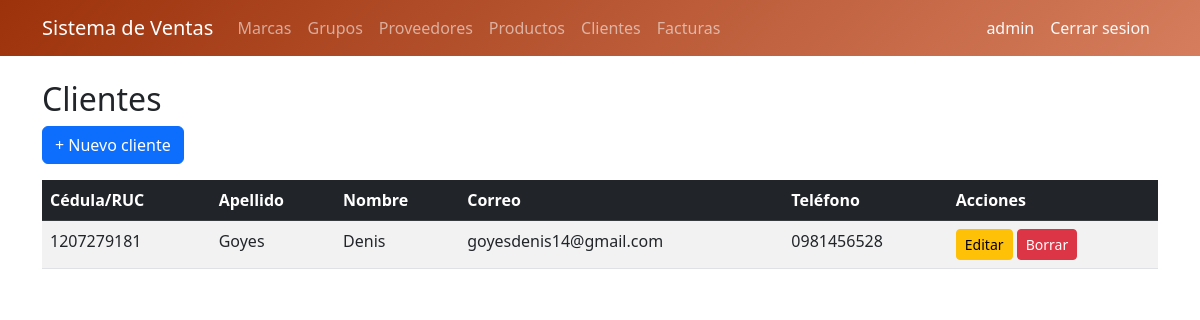
The page /customers/ (signed in) on the database its author committed.
### billing/models.py (models this page shows, shortened)
class Customer(models.Model):
    dni = models.CharField(max_length=13,unique=True,verbose_name='DNI / RUC',validators=[validate_cedula_ec])
    first_name = models.CharField(max_length=100)
    last_name = models.CharField(max_length=100)
    email = models.EmailField(blank=True, null=True)
    phone = models.CharField(max_length=20, blank=True, null=True)
    address = models.TextField(blank=True, null=True)
    is_active = models.BooleanField(default=True)
    created_at = models.DateTimeField(auto_now_add=True)
    updated_at = models.DateTimeField(auto_now=True)
    class Meta:
        ordering = ['last_name', 'first_name']

### billing/views.py (the view)
# urls.py: path('customers/', views.CustomerListView.as_view(), name='customer_list'),
class CustomerListView(LoginRequiredMixin, ListView):
    model = Customer
    template_name = 'billing/customer_list.html'
    context_object_name = 'items'

### billing/templates/billing/customer_list.html (shortened to what this page needs)
{% extends 'billing/base.html' %}
{% block content %}
<h2>Clientes</h2>
<a href="{% url 'billing:customer_create' %}" class="btn btn-primary mb-3">+ Nuevo cliente</a>
<table class="table table-striped table-hover">
  <thead class="table-dark">
    <tr><th>Cédula/RUC</th><th>Apellido</th><th>Nombre</th><th>Correo</th><th>Teléfono</th><th>Acciones</th></tr>
  </thead>
  <tbody>
    {% for item in items %}
    <tr>
      <td>{{ item.dni }}</td>
      <td>{{ item.last_name }}</td>
      <td>{{ item.first_name }}</td>
      <td>{{ item.email|default:"-" }}</td>
      <td>{{ item.phone|default:"-" }}</td>
      <td>
        <a href="{% url 'billing:customer_update' item.pk %}" class="btn btn-sm btn-warning">Editar</a>
        <a href="{% url 'billing:customer_delete' item.pk %}" class="btn btn-sm btn-danger">Borrar</a>
      </td>
    </tr>
    {% empty %}
    <tr><td colspan="6" class="text-center">No hay clientes registrados</td></tr>
    {% endfor %}
  </tbody>
</table>
{% endblock %}

### billing/templates/billing/base.html (shortened to what this page needs)
<!DOCTYPE html>
<html lang="es">
<head>
  <link href="https://cdn.jsdelivr.net/npm/bootstrap@5.3.0/dist/css/bootstrap.min.css" rel="stylesheet">
</head>
<body>
<nav class="navbar navbar-expand-lg navbar-dark" style="background: linear-gradient(135deg, #9c320b, #d57d5d);">
  <div class="container">
    <a class="navbar-brand" href="{% url 'billing:home' %}">Sistema de Ventas</a>
    <div class="collapse navbar-collapse" id="nav">
      <ul class="navbar-nav me-auto">
        {% if user.is_authenticated %}
        <li class="nav-item"><a class="nav-link" href="{% url 'billing:brand_list' %}">Marcas</a></li>
        <li class="nav-item"><a class="nav-link" href="{% url 'billing:productgroup_list' %}">Grupos</a></li>
        <li class="nav-item"><a class="nav-link" href="{% url 'billing:supplier_list' %}">Proveedores</a></li>
        <li class="nav-item"><a class="nav-link" href="{% url 'billing:product_list' %}">Productos</a></li>
        <li class="nav-item"><a class="nav-link" href="{% url 'billing:customer_list' %}">Clientes</a></li>
        <li class="nav-item"><a class="nav-link" href="{% url 'billing:invoice_list' %}">Facturas</a></li>
        {% endif %}
      </ul>
<ul class="navbar-nav">
  {% if user.is_authenticated %}
  <li class="nav-item">
    <span class="nav-link text-light">{{ user.username }}</span>
  </li>
  <li class="nav-item">
    <form method="post" action="{% url 'logout' %}" class="d-inline">
      <button type="submit" class="nav-link btn btn-link text-light"
              style="text-decoration:none;">Cerrar sesion</button>
    </form>
  </li>
  {% endif %}
</ul>
    </div>
  </div>
</nav>
<div class="container mt-4">
  {% block content %}{% endblock %}
</div>
</body>
</html>

### rows shown on the page
Customer: dni "1207279181", last_name "Goyes", first_name "Denis", email "goyesdenis14@gmail.com", phone "0981456528"

### other values the page prints
{{ user.username }} "admin"
